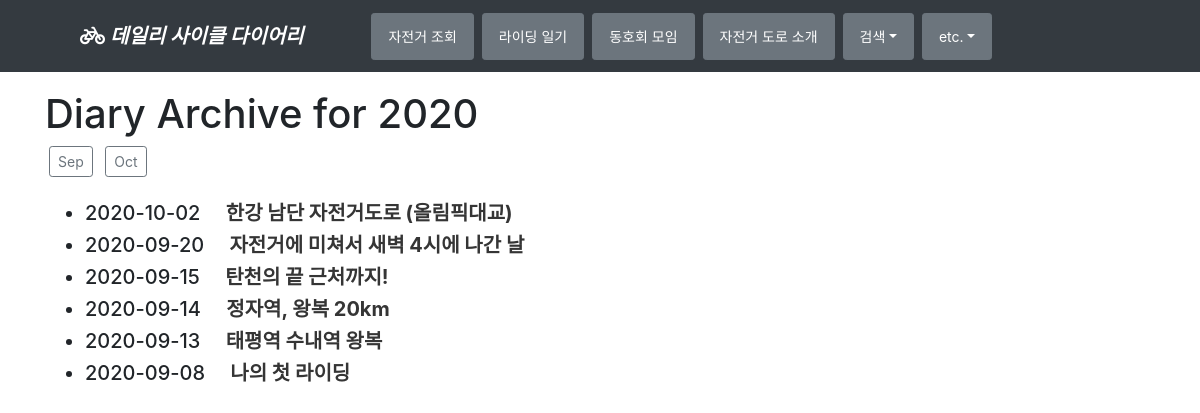
Screenshot of /cyclediary/archive/2020/ with the database file from the repository.
### cyclediary/models.py (models this page shows, shortened)
class Cyclediary(models.Model):
    title = models.CharField(verbose_name='TITLE', max_length=50)
    slug = models.SlugField('SLUG', unique=True, allow_unicode=True,
                            help_text='one word for title alias.')
    description = models.CharField('DESCRIPTION', max_length=100, blank=True,
                                   help_text='simple description text')
    diary_dt = models.DateField('DIARY DATE', auto_now=False)
    content = models.TextField('CONTENT')
    create_dt = models.DateTimeField('CREATE DATE', auto_now_add=True)
    modify_dt = models.DateTimeField('MODIFY DATE', auto_now=True)
    class Meta:
        verbose_name = 'diary'
        verbose_name_plural = 'diaries'
        ordering = ('-diary_dt',)
    def get_absolute_url(self):
        return reverse('cyclediary:cyclediary_detail', args=(self.slug,))

### cyclediary/views.py (the view)
# urls.py: path('archive/<int:year>/', views.CyclediaryYAV.as_view(), name='cyclediary_year_archive'),
class CyclediaryYAV(YearArchiveView):
    model = Cyclediary
    date_field = 'diary_dt'
    make_object_list = True

### cyclediary/templates/cyclediary/cyclediary_archive_year.html (shortened to what this page needs)
{% extends "base.html" %}
{% block content %}
    <h1>Diary Archive for {{ year|date:"Y" }}</h1>
{% for date in date_list %}
<a href="{% url 'cyclediary:cyclediary_month_archive' year|date:'Y' date|date:'b' %}"
   class="btn btn-outline-secondary btn-sm mx-1">
    {{ date|date:"M" }}</a>
{% endfor %}
<br><br>
<div>
    <ul>
        {% for diary in object_list %}
        <li class="h5">
            {{ diary.diary_dt|date:"Y-m-d" }}&emsp;
            <a style="color:#353535" href="{{ diary.get_absolute_url }}">
                <strong>{{ diary.title }}</strong></a>
        </li>
        {% endfor %}
    </ul>
</div>
{% endblock %}

### rows the page displays
Cyclediary: diary_dt "2020-10-02", title "한강 남단 자전거도로 (올림픽대교)"
Cyclediary: diary_dt "2020-09-20", title "자전거에 미쳐서 새벽 4시에 나간 날"
Cyclediary: diary_dt "2020-09-15", title "탄천의 끝 근처까지!"
Cyclediary: diary_dt "2020-09-14", title "정자역, 왕복 20km"
Cyclediary: diary_dt "2020-09-13", title "태평역 수내역 왕복"
Cyclediary: diary_dt "2020-09-08", title "나의 첫 라이딩"

### other values shown
{{ year|date:"Y" }} "2020"
{{ date|date:"M" }} "Sep" "Oct"
